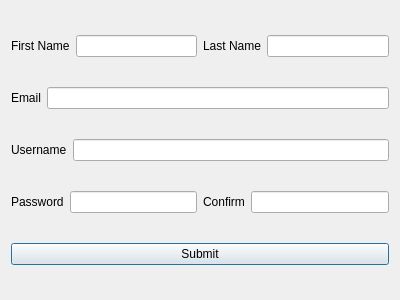
<?xml version="1.0" encoding="UTF-8"?>
<ui version="4.0">
 <class>SignUpDialog</class>
 <widget class="QDialog" name="SignUpDialog">
  <property name="geometry">
   <rect>
    <x>0</x>
    <y>0</y>
    <width>400</width>
    <height>300</height>
   </rect>
  </property>
  <property name="windowTitle">
   <string>Sign Up</string>
  </property>
  <layout class="QVBoxLayout" name="verticalLayout">
   <item>
    <layout class="QHBoxLayout" name="horizontalLayout_6">
     <item>
      <layout class="QHBoxLayout" name="horizontalLayout_5">
       <item>
        <widget class="QLabel" name="fName_label">
         <property name="text">
          <string>First Name</string>
         </property>
        </widget>
       </item>
       <item>
        <widget class="QLineEdit" name="fName_edit"/>
       </item>
      </layout>
     </item>
     <item>
      <layout class="QHBoxLayout" name="horizontalLayout_4">
       <item>
        <widget class="QLabel" name="lName_label">
         <property name="text">
          <string>Last Name</string>
         </property>
        </widget>
       </item>
       <item>
        <widget class="QLineEdit" name="lName_edit"/>
       </item>
      </layout>
     </item>
    </layout>
   </item>
   <item>
    <layout class="QHBoxLayout" name="horizontalLayout_8">
     <item>
      <widget class="QLabel" name="email_label">
       <property name="text">
        <string>Email</string>
       </property>
      </widget>
     </item>
     <item>
      <widget class="QLineEdit" name="email_edit"/>
     </item>
    </layout>
   </item>
   <item>
    <layout class="QHBoxLayout" name="horizontalLayout_3">
     <item>
      <widget class="QLabel" name="uName_laebl">
       <property name="text">
        <string>Username</string>
       </property>
      </widget>
     </item>
     <item>
      <widget class="QLineEdit" name="uName_edit"/>
     </item>
    </layout>
   </item>
   <item>
    <layout class="QHBoxLayout" name="horizontalLayout_7">
     <item>
      <layout class="QHBoxLayout" name="horizontalLayout">
       <item>
        <widget class="QLabel" name="pword_label">
         <property name="text">
          <string>Password</string>
         </property>
        </widget>
       </item>
       <item>
        <widget class="QLineEdit" name="pword_edit"/>
       </item>
      </layout>
     </item>
     <item>
      <layout class="QHBoxLayout" name="horizontalLayout_2">
       <item>
        <widget class="QLabel" name="confirm_label">
         <property name="text">
          <string>Confirm</string>
         </property>
        </widget>
       </item>
       <item>
        <widget class="QLineEdit" name="confirm_edit"/>
       </item>
      </layout>
     </item>
    </layout>
   </item>
   <item>
    <widget class="QPushButton" name="submit_button">
     <property name="text">
      <string>Submit</string>
     </property>
    </widget>
   </item>
  </layout>
 </widget>
 <resources/>
 <connections/>
</ui>
